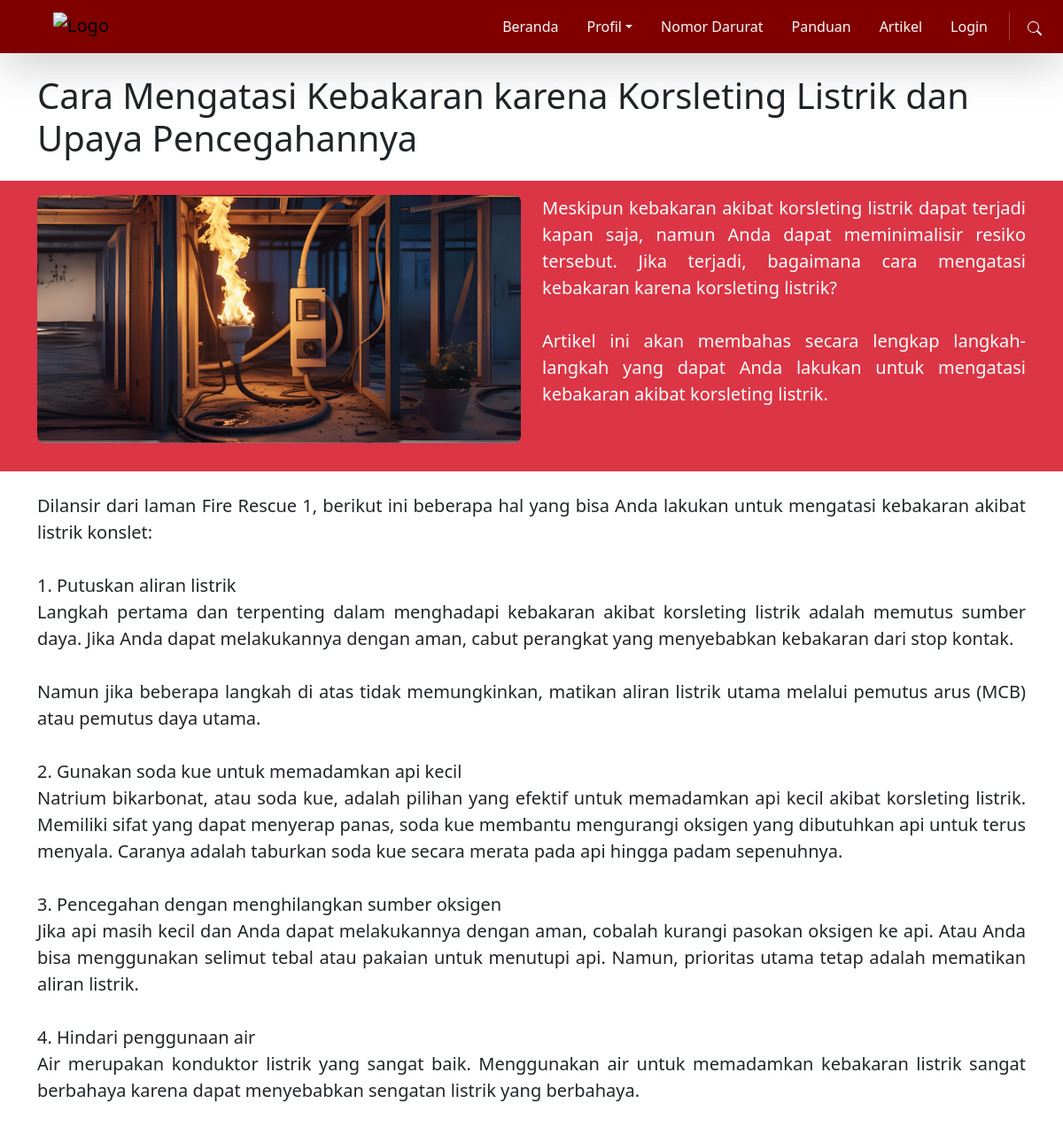
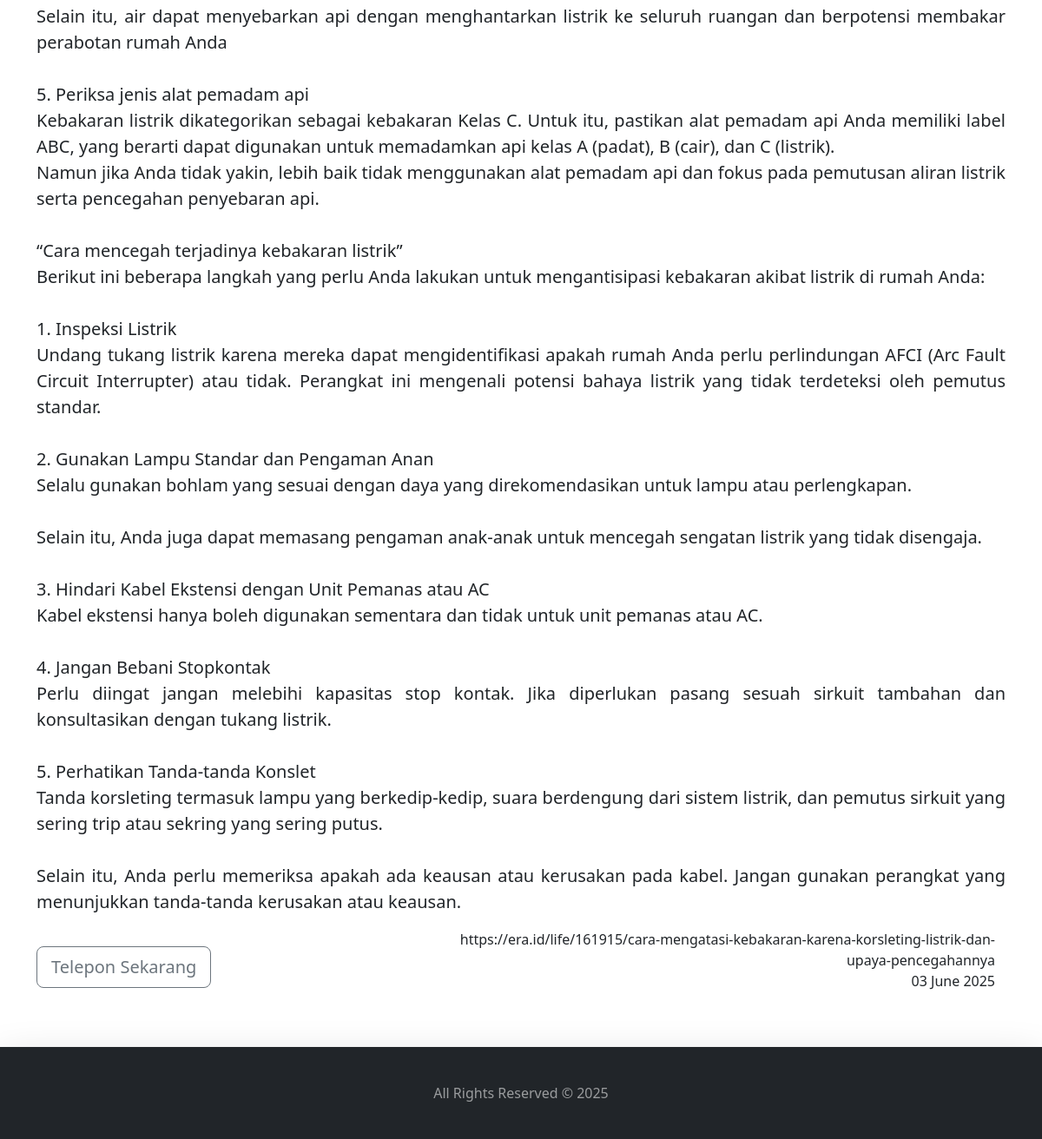
Page /admin-page/page/guide/guide.php?id=26 on the committed database (2 pictures, top to bottom).
### tables this page shows
CREATE TABLE `guide` (
  `id` int(11) NOT NULL,
  `title` varchar(255) NOT NULL,
  `content` text NOT NULL,
  `content2` text NOT NULL,
  `image` varchar(255) NOT NULL,
  `date` datetime NOT NULL DEFAULT current_timestamp(),
  `source` text NOT NULL,
  `label` varchar(255) NOT NULL,
  `views` int(255) NOT NULL
);

### admin-page/page/guide/guide.php (the view, shortened to what this page needs)
<?php
include '../../connection.php';
if (isset($_GET['id']) && is_numeric($_GET['id'])) {
    $postId = intval($_GET['id']);
    $updateViews = "UPDATE guide SET views = views + 1 WHERE id = $postId";
    mysqli_query($connect, $updateViews);
} else {
    echo "ID tidak valid.";
    exit;
}
$id = intval($_GET['id']);
$query = "SELECT * FROM guide WHERE id = $id";
$result = mysqli_query($connect, $query);
$data = mysqli_fetch_assoc($result);
?>
<!DOCTYPE html>
<html lang="en">
<head>
    <link href="https://cdn.jsdelivr.net/npm/bootstrap@5.3.6/dist/css/bootstrap.min.css" rel="stylesheet"
 />
</head>
<body>
    <section class="navbar">
        <nav
            class="navbar navbar-expand-lg navbar-light shadow-lg fixed-top" style="background-color: maroon;">
            <div class="container-fluid">
                <a class="navbar-brand" href="../../../index.php">
                    <img
                        src="../../../img/4rev.png"
                        alt="Logo"
                        width="100"
                        height="33"
                        class="d-inline-block align-text-top ms-5" />
                </a>
                <div class="collapse navbar-collapse" id="navbarNavAltMarkup">
                    <ul class="navbar-nav ms-auto">
                        <li class="nav-item mx-1">
                            <a class="nav-link nav-btn text-light" href="../../../index.php">Beranda</a>
                        </li>
                        <div class="dropdown">
                            <li class="nav-item mx-1">
                                <a class="nav-link nav-btn btn dropdown-toggle text-light" href="#" role="button" data-bs-toggle="dropdown" aria-expanded="false">Profil</a>
                            </li>
                        </div>
                        <li class="nav-item mx-1">
                            <a class="nav-link nav-btn text-light" href="../../../page/emergencyNumber.php">Nomor Darurat</a>
                        </li>
                        <li class="nav-item mx-1">
                            <a class="nav-link nav-btn text-light" href="../../../page/guidePostList.php">Panduan</a>
                        </li>
                        <li class="nav-item mx-1">
                            <a class="nav-link nav-btn text-light" href="../../../index.php#posts">Artikel</a>
                        </li>
                        <li class="nav-item mx-1">
                            <a class="nav-link nav-btn text-light" href="../../login.php">Login</a>
                        </li>
                        <li class="nav-item py-2 py-lg-1 col-12 col-lg-auto">
                        </li>
                        <li class="nav-item mx-1">
                            <a class="nav-link text-light" data-bs-toggle="modal" href="#searchModal" role="button" aria-expanded="false" aria-controls="collapseExample"><svg
                                    xmlns="http://www.w3.org/2000/svg"
                                    width="16"
                                    height="16"
                                    fill="currentColor"
                                    class="bi bi-search"
                                    viewBox="0 0 16 16">
                                    <path
                                        d="M11.742 10.344a6.5 6.5 0 1 0-1.397 1.398h-.001q.044.06.098.115l3.85 3.85a1 1 0 0 0 1.415-1.414l-3.85-3.85a1 1 0 0 0-.115-.1zM12 6.5a5.5 5.5 0 1 1-11 0 5.5 5.5 0 0 1 11 0"></path>
                                </svg>
                            </a>
                        </li>
                    </ul>
                </div>
            </div>
        </nav>
    </section>
    <section class="mt-3">
        <div class="container pt-1 mb-4">
            <h1 class="text-start mt-5"><?= htmlspecialchars($data['title']) ?></h1>
        </div>
    </section>
    <section class="bg-danger text-white mb-4">
        <div class=" container pt-3 pb-3">
            <div class="row">
                <div class="col-md-6 d-flex justify-content-center align-items-center">
                    <img src="../../../Img-panduan/<?= htmlspecialchars($data['image']) ?>" class="content-image img-fluid rounded-3 mb-3" style="height: 280px; width: min-content;" />
                </div>
                <div class="col-md-6">
                    <p class="lead text-break-word text-justify" style="text-align: justify;">
                        <?= nl2br(htmlspecialchars($data['content'])) ?>
                    </p>
                </div>
            </div>
        </div>
    </section>
    <section>
        <div class="container">
            <div class="row">
                <div class="col-md-12">
                    <p class="lead text-break-word text-justify" style="text-align: justify;">
                        <?= nl2br(htmlspecialchars($data['content2'])) ?>
                    </p>
                </div>
                <div class="col-md-5 d-flex align-items-center">
                    <?php
                    $numberQuery = "
                        SELECT n.number
                        FROM guide g
                        JOIN number n ON g.label = n.agency
                        WHERE g.id = $id
                        LIMIT 1
                    ";
                    $numberResult = mysqli_query($connect, $numberQuery);
                    $numberRow = mysqli_fetch_assoc($numberResult);
                    $phoneNumber = $numberRow ? $numberRow['number'] : '';
                    ?>
                    <?php if ($phoneNumber): ?>
                        <a class="btn btn-outline-secondary btn-lg" href="tel:<?= htmlspecialchars($phoneNumber) ?>">
                            Telepon Sekarang
                        </a>
                    <?php else: ?>
                        <button class="btn btn-outline-secondary btn-lg" disabled>
                            Nomor tidak tersedia
                        </button>
                    <?php endif; ?>
                </div>
                <div class="col-md-7">
                    <div class="container">
                        <p class="text-end">
                            <?= htmlspecialchars($data['source']) ?><br>
                            <?= date('d F Y', strtotime($data['date'])) ?><br>
                        </p>
                    </div>
                </div>
            </div>
        </div>
    </section>
    <section id="footer" class="mt-5">
        <div>
            <nav class="navbar bg-dark navbar-dark shadow-lg navbar-expand">
                <div class="container-fluid justify-content-center">
                    <span class="navbar-text" style="margin: 25px">
                        All Rights Reserved © 2025
                    </span>
                </div>
            </nav>
        </div>
    </section>
</body>
</html>

### admin-page/page/guide/guide.php (style rules this page uses)
.content-image { width: 100%; max-height: 400px; object-fit: cover; border-radius: 0.5rem; }
.nav-btn { transition: background 0.2s, color 0.2s; border-radius: 0.375rem; padding: 0.5rem 1rem; margin: 0 0.25rem; display: inline-block; }

### rows in the picture
guide: title "Cara Mengatasi Kebakaran karena Korsleting Listrik dan Upaya Pencegahannya", image (picture), content "Meskipun kebakaran akibat korsleting listrik dapat terjadi kapan saja, namun Anda dapat meminimalisir resiko tersebut. Jika terjadi, bagaimana cara mengatasi kebakaran karena korsleting listrik? Artikel ini akan membahas secara lengkap langkah-langkah yang dapat Anda lakukan untuk mengatasi kebakaran akibat korsleting listrik.", content2 "Dilansir dari laman Fire Rescue 1, berikut ini beberapa hal yang bisa Anda lakukan untuk mengatasi kebakaran akibat listrik konslet: 1. Putuskan aliran listrik Langkah pertama dan terpenting dalam menghadapi kebakaran akibat korsleting listrik adalah memutus sumber daya. Jika Anda dapat melakukannya dengan aman, cabut perangkat yang menyebabkan kebakaran dari stop kontak. Namun jika beberapa langkah di atas tidak memungkinkan, matikan aliran listrik utama melalui pemutus arus (MCB) atau pemutus daya utama. 2. Gunakan soda kue untuk memadamkan api kecil Natrium bikarbonat, atau soda kue, adalah pilihan yang efektif untuk memadamkan api kecil akibat korsleting listrik. Memiliki sifat yang…", source "https://era.id/life/161915/cara-mengatasi-kebakaran-karena-korsleting-listrik-dan-upaya-pencegahannya", date "03 June 2025"
